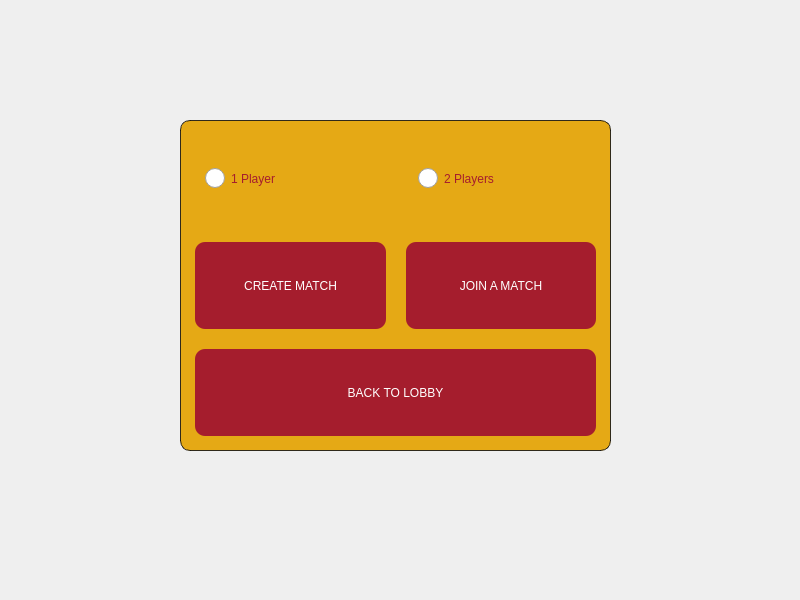
<?xml version="1.0" encoding="UTF-8"?>
<ui version="4.0">
 <class>configurationPage</class>
 <widget class="QWidget" name="configurationPage">
  <property name="geometry">
   <rect>
    <x>0</x>
    <y>0</y>
    <width>800</width>
    <height>600</height>
   </rect>
  </property>
  <property name="sizePolicy">
   <sizepolicy hsizetype="Expanding" vsizetype="Expanding">
    <horstretch>0</horstretch>
    <verstretch>0</verstretch>
   </sizepolicy>
  </property>
  <widget class="QFrame" name="frame">
   <property name="geometry">
    <rect>
     <x>180</x>
     <y>120</y>
     <width>431</width>
     <height>331</height>
    </rect>
   </property>
   <property name="sizePolicy">
    <sizepolicy hsizetype="Expanding" vsizetype="Expanding">
     <horstretch>0</horstretch>
     <verstretch>0</verstretch>
    </sizepolicy>
   </property>
   <property name="styleSheet">
    <string notr="true">QFrame {
                    background-color:rgba(229, 165, 10, 0.95);
                    border: 1px solid rgba(0, 0, 0, 0.8);
                    border-radius: 10px;
                    padding: 10px;
                    }</string>
   </property>
   <property name="frameShape">
    <enum>QFrame::StyledPanel</enum>
   </property>
   <property name="frameShadow">
    <enum>QFrame::Raised</enum>
   </property>
   <widget class="QWidget" name="verticalLayoutWidget_6">
    <property name="geometry">
     <rect>
      <x>10</x>
      <y>10</y>
      <width>411</width>
      <height>311</height>
     </rect>
    </property>
    <layout class="QVBoxLayout" name="verticalLayout_4">
     <property name="spacing">
      <number>10</number>
     </property>
     <property name="leftMargin">
      <number>0</number>
     </property>
     <property name="topMargin">
      <number>0</number>
     </property>
     <property name="rightMargin">
      <number>0</number>
     </property>
     <property name="bottomMargin">
      <number>0</number>
     </property>
     <item>
      <layout class="QHBoxLayout" name="horizontalLayout_4">
       <property name="spacing">
        <number>15</number>
       </property>
       <property name="leftMargin">
        <number>0</number>
       </property>
       <property name="topMargin">
        <number>0</number>
       </property>
       <property name="rightMargin">
        <number>0</number>
       </property>
       <property name="bottomMargin">
        <number>0</number>
       </property>
       <item>
        <widget class="QRadioButton" name="radio1Player">
         <property name="sizePolicy">
          <sizepolicy hsizetype="Expanding" vsizetype="Expanding">
           <horstretch>0</horstretch>
           <verstretch>0</verstretch>
          </sizepolicy>
         </property>
         <property name="layoutDirection">
          <enum>Qt::LeftToRight</enum>
         </property>
         <property name="styleSheet">
          <string notr="true">QRadioButton {
                                            color: rgb(165, 29, 45);
                                            padding: 10px;
                                            margin: 5px;
                                            }

                                            QRadioButton::indicator {
                                            width: 20px;
                                            height: 20px;
                                            }

                                            QRadioButton::indicator:checked {
                                            background-color: white;
                                            border: 2px solid green;
                                            border-radius: 10px;
                                            }


                                        </string>
         </property>
         <property name="text">
          <string>1 Player</string>
         </property>
        </widget>
       </item>
       <item>
        <widget class="QRadioButton" name="radio2Player">
         <property name="sizePolicy">
          <sizepolicy hsizetype="Expanding" vsizetype="Expanding">
           <horstretch>0</horstretch>
           <verstretch>0</verstretch>
          </sizepolicy>
         </property>
         <property name="styleSheet">
          <string notr="true">QRadioButton {
                                            color: rgb(165, 29, 45);
                                            padding: 10px;
                                            margin: 5px;
                                            }

                                            QRadioButton::indicator {
                                            width: 20px;
                                            height: 20px;
                                            }

                                            QRadioButton::indicator:checked {
                                            background-color: white;
                                            border: 2px solid green;
                                            border-radius: 10px;
                                            }


                                        </string>
         </property>
         <property name="text">
          <string>2 Players</string>
         </property>
        </widget>
       </item>
      </layout>
     </item>
     <item>
      <layout class="QHBoxLayout" name="horizontalLayout_9">
       <property name="leftMargin">
        <number>0</number>
       </property>
       <property name="topMargin">
        <number>0</number>
       </property>
       <property name="rightMargin">
        <number>0</number>
       </property>
       <property name="bottomMargin">
        <number>0</number>
       </property>
       <item>
        <widget class="QPushButton" name="btnCrear">
         <property name="sizePolicy">
          <sizepolicy hsizetype="Expanding" vsizetype="Expanding">
           <horstretch>0</horstretch>
           <verstretch>0</verstretch>
          </sizepolicy>
         </property>
         <property name="styleSheet">
          <string notr="true">    color: white;
                                            background-color: rgb(165, 29, 45);
                                            padding: 10px;
                                            border-radius: 10px;
                                            margin: 5px;</string>
         </property>
         <property name="text">
          <string>CREATE MATCH</string>
         </property>
        </widget>
       </item>
       <item>
        <widget class="QPushButton" name="btnUnirse">
         <property name="sizePolicy">
          <sizepolicy hsizetype="Expanding" vsizetype="Expanding">
           <horstretch>0</horstretch>
           <verstretch>0</verstretch>
          </sizepolicy>
         </property>
         <property name="cursor">
          <cursorShape>ArrowCursor</cursorShape>
         </property>
         <property name="mouseTracking">
          <bool>false</bool>
         </property>
         <property name="focusPolicy">
          <enum>Qt::StrongFocus</enum>
         </property>
         <property name="acceptDrops">
          <bool>false</bool>
         </property>
         <property name="autoFillBackground">
          <bool>false</bool>
         </property>
         <property name="styleSheet">
          <string notr="true">    color: white;
                                            background-color: rgb(165, 29, 45);
                                            padding: 10px;
                                            border-radius: 10px;
                                            margin: 5px;</string>
         </property>
         <property name="text">
          <string>JOIN A MATCH</string>
         </property>
        </widget>
       </item>
      </layout>
     </item>
     <item>
      <layout class="QVBoxLayout" name="verticalLayout_6">
       <property name="leftMargin">
        <number>0</number>
       </property>
       <property name="topMargin">
        <number>0</number>
       </property>
       <property name="rightMargin">
        <number>0</number>
       </property>
       <property name="bottomMargin">
        <number>0</number>
       </property>
       <item>
        <widget class="QPushButton" name="btnVolver">
         <property name="sizePolicy">
          <sizepolicy hsizetype="Expanding" vsizetype="Expanding">
           <horstretch>0</horstretch>
           <verstretch>0</verstretch>
          </sizepolicy>
         </property>
         <property name="styleSheet">
          <string notr="true">    color: white;
                                            background-color: rgb(165, 29, 45);
                                            padding: 10px;
                                            border-radius: 10px;
                                            margin: 5px;</string>
         </property>
         <property name="text">
          <string>BACK TO LOBBY</string>
         </property>
        </widget>
       </item>
      </layout>
     </item>
    </layout>
   </widget>
  </widget>
 </widget>
 <resources/>
 <connections/>
</ui>
